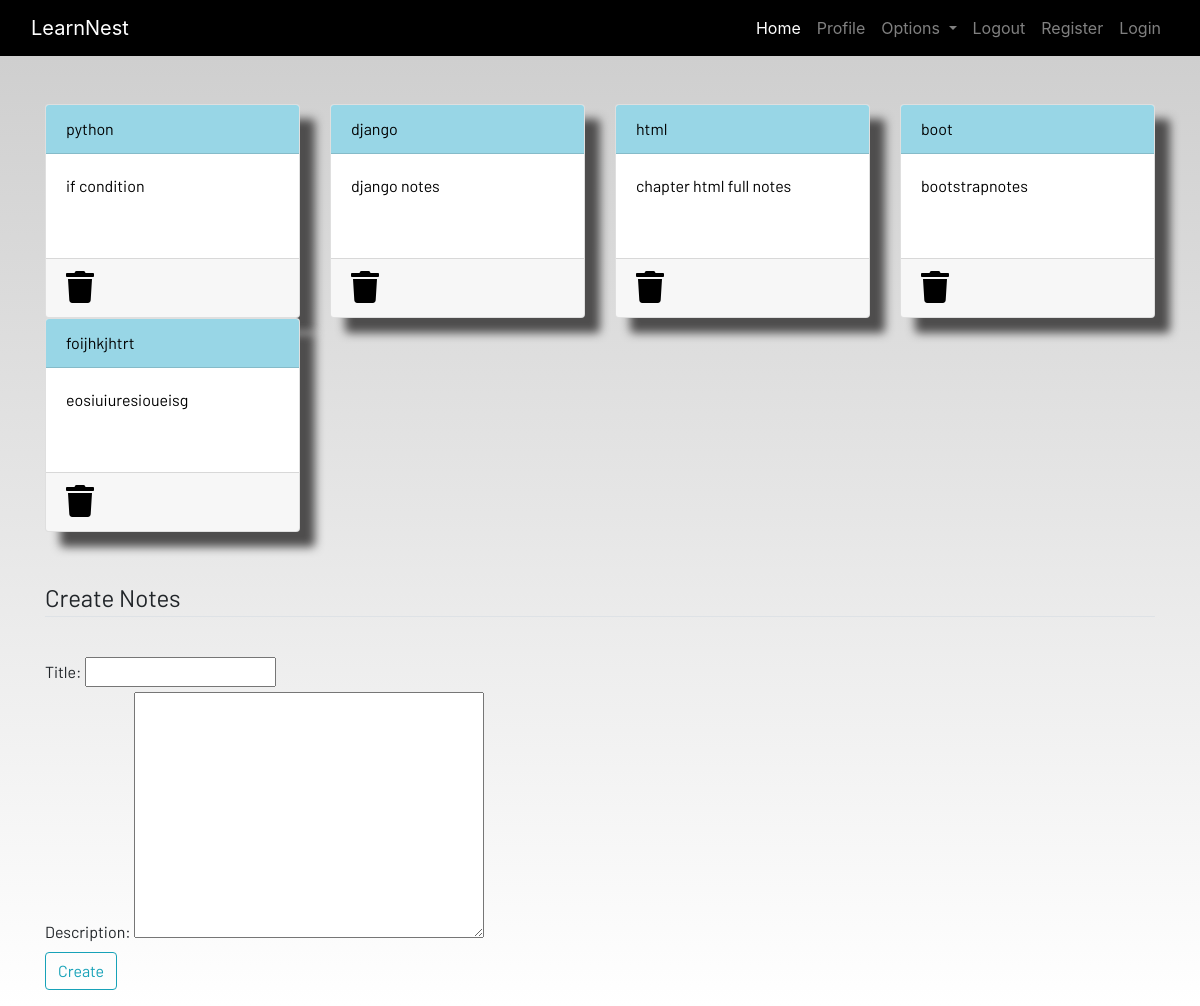
Screenshot of /notes (signed in) with the database file from the repository.
### dashboard/models.py (models this page shows, shortened)
class Notes(models.Model):
    user=models.ForeignKey(User,on_delete=models.CASCADE)
    title=models.CharField(max_length=200)
    description=models.TextField()
    class Meta:
        verbose_name="notes"
        verbose_name_plural="notes"

### dashboard/views.py (the view)
# urls.py: path('notes',views.notes,name="notes"),
def notes(request):
    if request.method == "POST":
        form = NotesForms(request.POST)
        if form.is_valid():
            notes = Notes(user=request.user, title=request.POST['title'], description=request.POST['description'])
            notes.save()
            messages.success(request, f"Notes added from {request.user.username} successfully!")
    else:
        form = NotesForms()
    notes = Notes.objects.filter(user=request.user)
    context = {'notes': notes, 'form': form}
    return render(request, 'dashboard/notes.html', context)

### dashboard/forms.py
class NotesForms(forms.ModelForm):
    class Meta:
        model=Notes
        fields=['title','description']

### templates/dashboard/notes.html (shortened to what this page needs)
{% extends 'dashboard/base.html' %}
{% load static %}
{% block content %}
<div class="container">
    <div class="row">
        {% for note in notes %}
        <div class="col-md-3">
            <a href="{% url 'notes-details' note.id %}">
                <div class="card">
                    <div class="card-header">{{note.title}}</div>
                    <div class="card-body">{{note.description}}</div>
                    <div class="card-body">{{note.content}}</div>
                    <div class="card-footer mt-auto "><a href="{% url "delete-note" note.id %}">
                        <i class="fa fa-trash fa-2x"></i></a>
                    </div>
                </div>
            </a>
        </div>
        {% endfor %}
        <br><br>
    </div>
</div>
<br><br>
<div class="container">
    <form method="POST">
        <fieldset class="form-group">
            <legend class="border-bottom mb-4">Create Notes</legend>
        </fieldset>
        {{form}}
        <div class="form-group">
            <button href="" class="btn btn-outline-info" type="submit">
                Create
            </button>
        </div>
    </form>
</div>
{% endblock content %}

### static/css/main.css (style rules this page uses)
html { scroll-behavior: smooth; height: 100%; width: 100%; }
.card { box-shadow: 15px 15px 10px rgb(78, 77, 77); }
a { text-decoration: none !important; color: black; }
.card-header { color: black !important; background: rgb(152, 214, 230) !important; transition: 0.3s ease-in; }
html, body { max-width: 100%; overflow-x: hidden; height: 100%; width: 100%; }
body { background: linear-gradient(rgba(0, 0, 0, 0.2), rgba(255, 255, 255, 0.5)); overflow-x: hidden; background-repeat: no-repeat; }
.card-header { background-color: rgb(133, 204, 231); }
.col-md-3 .card { width: 100%; height: 100%; }
.fa { color: black; }

### rows the page displays
Notes: title "python", description "if condition"
Notes: title "django", description "django notes"
Notes: title "html", description "chapter html full notes"
Notes: title "boot", description "bootstrapnotes"
Notes: title "foijhkjhtrt", description "eosiuiuresioueisg"
